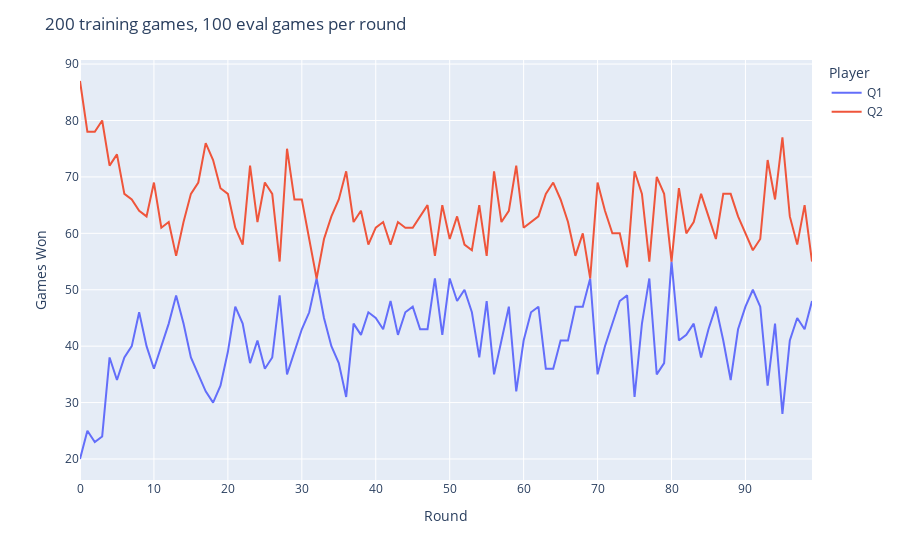

This figure's notebook cell:
### Code cell
df = pd.DataFrame()
for i in range(2):
    df[state.players[i].name] = [_[i] for _ in all_results]
fig = px.line(df)
fig.update_layout(
    title='200 training games, 100 eval games per round',
    xaxis_title='Round',
    yaxis_title='Games Won',
    legend_title='Player'
)
fig.show()

### Figure 1 — Plotly figure (JSON) as saved in the notebook; plotly's stock layout.template omitted (floating-point values rounded to 4 significant figures)
{"data": [{"hovertemplate": "variable=Q1<br>index=%{x}<br>value=%{y}<extra></extra>", "legendgroup": "Q1", "line": {"color": "#636efa", "dash": "solid"}, "marker": {"symbol": "circle"}, "mode": "lines", "name": "Q1", "orientation": "v", "showlegend": true, "type": "scatter", "x": [0, 1, 2, 3, 4, 5, 6, 7, 8, 9, 10, 11, 12, 13, 14, 15, 16, 17, 18, 19, 20, 21, 22, 23, 24, 25, 26, 27, 28, 29, 30, 31, 32, 33, 34, 35, 36, 37, 38, 39, 40, 41, 42, 43, 44, 45, 46, 47, 48, 49, 50, 51, 52, 53, 54, 55, 56, 57, 58, 59, 60, 61, 62, 63, 64, 65, 66, 67, 68, 69, 70, 71, 72, 73, 74, 75, 76, 77, 78, 79, 80, 81, 82, 83, 84, 85, 86, 87, 88, 89, 90, 91, 92, 93, 94, 95, 96, 97, 98, 99], "xaxis": "x", "y": [20, 25, 23, 24, 38, 34, 38, 40, 46, 40, 36, 40, 44, 49, 44, 38, 35, 32, 30, 33, 39, 47, 44, 37, 41, 36, 38, 49, 35, 39, 43, 46, 52, 45, 40, 37, 31, 44, 42, 46, 45, 43, 48, 42, 46, 47, 43, 43, 52, 42, 52, 48, 50, 46, 38, 48, 35, 41, 47, 32, 41, 46, 47, 36, 36, 41, 41, 47, 47, 52, 35, 40, 44, 48, 49, 31, 44, 52, 35, 37, 55, 41, 42, 44, 38, 43, 47, 41, 34, 43, 47, 50, 47, 33, 44, 28, 41, 45, 43, 48], "yaxis": "y"}, {"hovertemplate": "variable=Q2<br>index=%{x}<br>value=%{y}<extra></extra>", "legendgroup": "Q2", "line": {"color": "#EF553B", "dash": "solid"}, "marker": {"symbol": "circle"}, "mode": "lines", "name": "Q2", "orientation": "v", "showlegend": true, "type": "scatter", "x": [0, 1, 2, 3, 4, 5, 6, 7, 8, 9, 10, 11, 12, 13, 14, 15, 16, 17, 18, 19, 20, 21, 22, 23, 24, 25, 26, 27, 28, 29, 30, 31, 32, 33, 34, 35, 36, 37, 38, 39, 40, 41, 42, 43, 44, 45, 46, 47, 48, 49, 50, 51, 52, 53, 54, 55, 56, 57, 58, 59, 60, 61, 62, 63, 64, 65, 66, 67, 68, 69, 70, 71, 72, 73, 74, 75, 76, 77, 78, 79, 80, 81, 82, 83, 84, 85, 86, 87, 88, 89, 90, 91, 92, 93, 94, 95, 96, 97, 98, 99], "xaxis": "x", "y": [87, 78, 78, 80, 72, 74, 67, 66, 64, 63, 69, 61, 62, 56, 62, 67, 69, 76, 73, 68, 67, 61, 58, 72, 62, 69, 67, 55, 75, 66, 66, 59, 52, 59, 63, 66, 71, 62, 64, 58, 61, 62, 58, 62, 61, 61, 63, 65, 56, 65, 59, 63, 58, 57, 65, 56, 71, 62, 64, 72, 61, 62, 63, 67, 69, 66, 62, 56, 60, 52, 69, 64, 60, 60, 54, 71, 67, 55, 70, 67, 55, 68, 60, 62, 67, 63, 59, 67, 67, 63, 60, 57, 59, 73, 66, 77, 63, 58, 65, 55], "yaxis": "y"}], "layout": {"legend": {"title": {"text": "Player"}, "tracegroupgap": 0}, "margin": {"t": 60}, "title": {"text": "200 training games, 100 eval games per round"}, "xaxis": {"anchor": "y", "domain": [0, 1], "title": {"text": "Round"}}, "yaxis": {"anchor": "x", "domain": [0, 1], "title": {"text": "Games Won"}}}}
